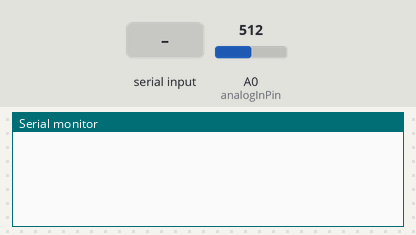
Simulated run of this sketch. Board: Arduino Uno, built with avr-gcc and run on an emulated ATmega328P. Parts: the last lines printed to the serial monitor. The test bench sets the inputs (shaded band); at power-on: A0 (analogInPin) = 512.

Above: at 1.2 s.
1.3 s: "i" received over Serial
At 1.41 s:
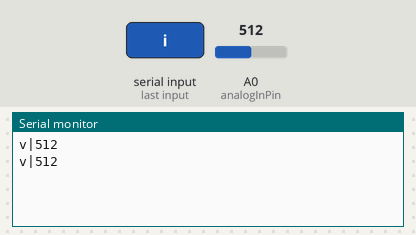
3.2 s: "t" received over Serial
4.7 s: A0 (analogInPin) set to 716
At 4.72 s:
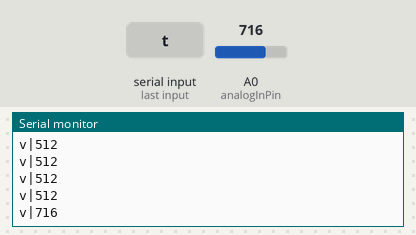
6.2 s: A0 (analogInPin) set to 900
At 6.23 s:
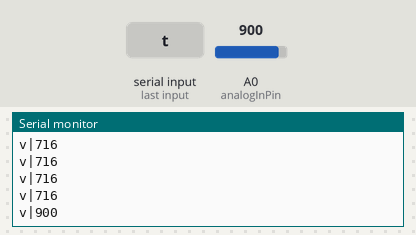
Timing chart, 0 to 8.7 s (numbered marks = the images above; inputs shaded):
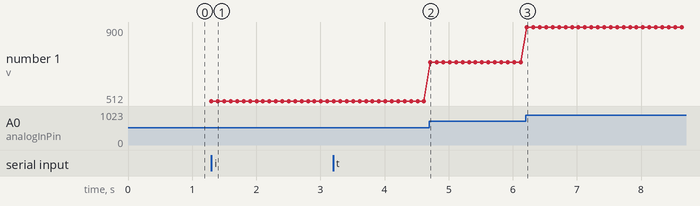

The sketch:

le_pot_serial_2.ino
```cpp
const int analogInPin = A0;            // o potenciômetro esta ligado ao pino A0
int iniciaColeta = 0;
char charRecebido;                     // cria uma variavel para armazenar o caractere recebido
int intervalo = 100;

void setup(){
   // Configura a serial: baud rate de 115200, 8-bit, sem paridade, 1 stop bit
   Serial.begin(115200, SERIAL_8N1);
}

void loop(){
    String output;
    if (Serial.available()){            // verifica se recebeu algum comando
      charRecebido = Serial.read();    // le o caractere recebido
      switch ( charRecebido ){
          case 'i':                    // inicia coleta
            iniciaColeta = 1;
            break;

          case 'p':                    // para a coleta
            iniciaColeta = 0;
            break;

          case 't':                    // Envia intervalo
            output = "i|" + String(intervalo);
            Serial.println(output);
            break;

          case 'a':                    // Aumenta intervalo
            intervalo = intervalo + 10;
            output = "i|" + String(intervalo);
            Serial.println(output);
            break;

          case 'd':                    // Diminui intervalo
            intervalo = intervalo - 10;
            output = "i|" + String(intervalo);
            Serial.println(output);
            break;

          default:                     // outro comando, ignora...
             break;
      }
   }
   if ( iniciaColeta == 1 ){
      int valor = analogRead(analogInPin); // le valor no pino A0 usando conversor ADC de 10-bit
      output = "v|" + String(valor);
      Serial.println(output);
   }
   delay(intervalo);
}
```

Measured:
- after the input at 1.3 s, the serial monitor: prints a new line at once (image 1)
- after the input at 4.7 s, the serial monitor: prints a new line at once (image 2)
- after the input at 6.2 s, the serial monitor: prints a new line at once (image 3)
- plotted number 1: 512 → 716 after the input at 4.7 s, 716 → 900 after the input at 6.2 s
